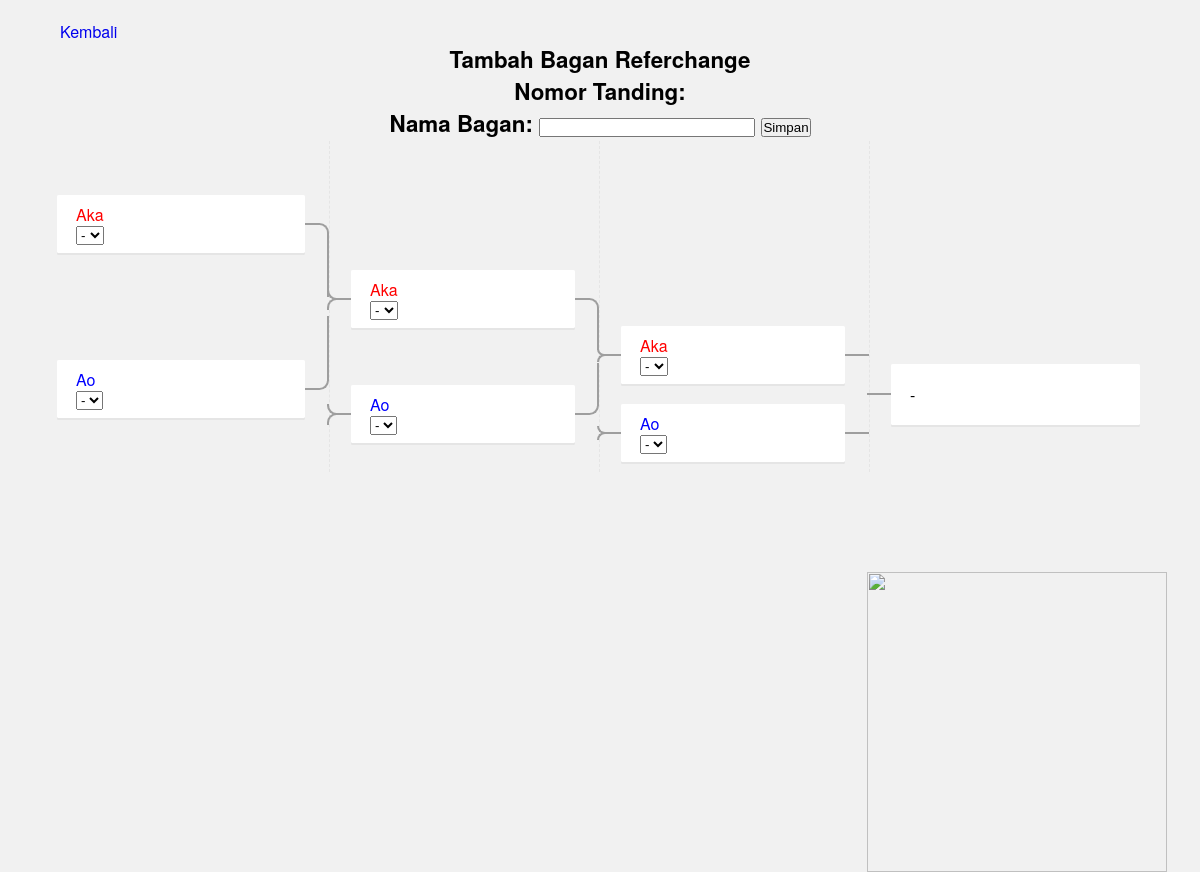
The app's page /admin-dashboard/1/tambah-bagan/1/referchange (signed in), older data.
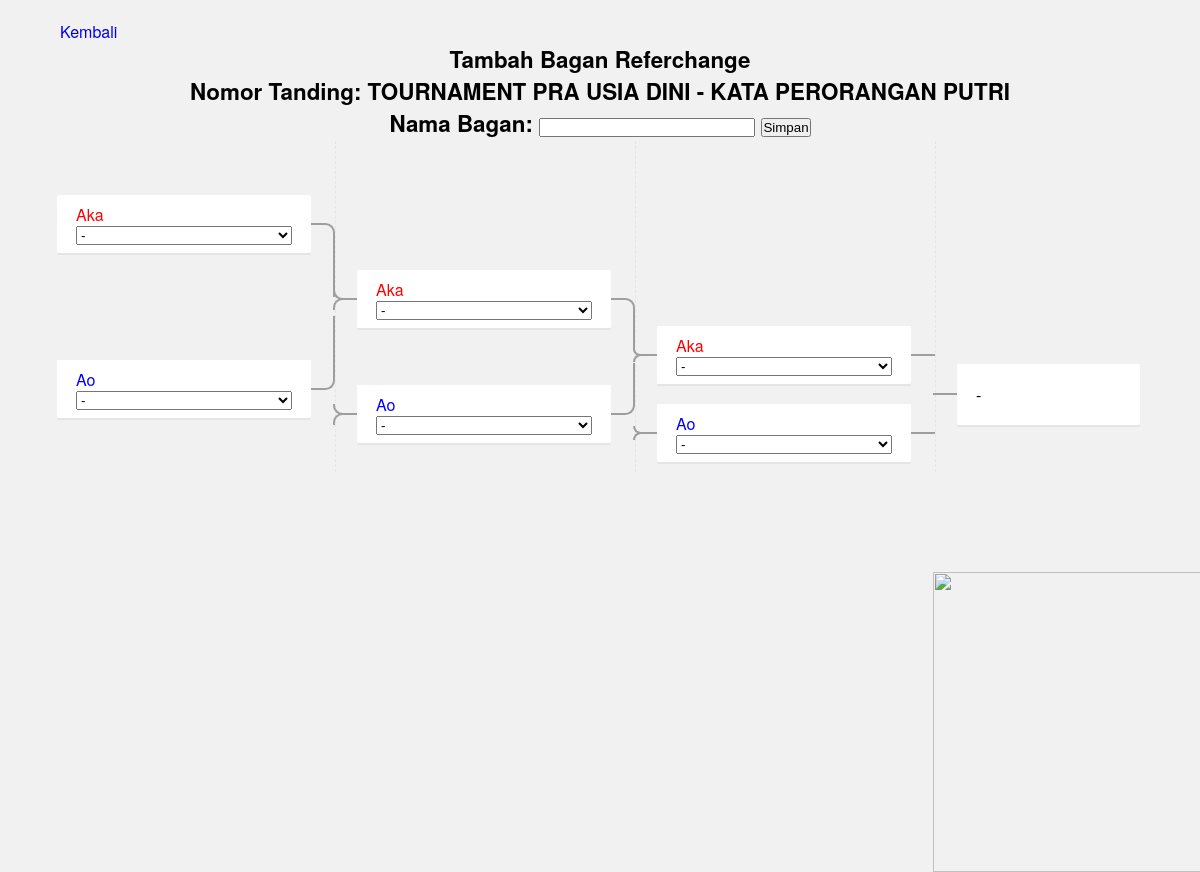
The same page, newer data.
### backend/models.py (models this page shows, shortened)
class NomorTanding(models.Model):
    event = models.ForeignKey(Event, null=True, blank=True, on_delete=models.CASCADE)
    nama_nomor_tanding = models.CharField(max_length=50, null=True, blank=True)

### backend/views.py (the view, shortened to what this page needs)
# urls.py: path('admin-dashboard/<int:event_pk>/tambah-bagan/<int:nomor_tanding_pk>/referchange', tambah_bagan_referchange, name="tambah-bagan-referchange"),
def tambah_bagan_referchange(request, event_pk, nomor_tanding_pk):
    event = Event.objects.get(pk=event_pk)
    admin_tatami = AdminTatami.objects.filter(user=request.user, event=event).first()
    nomor_tanding = NomorTanding.objects.filter(pk=nomor_tanding_pk).first()
    all_atlets = Atlet.objects.filter(nomor_tanding=nomor_tanding)
    round_1 = [1]
    round_2 = [1]
    round_3 = [1]
    context = {
        'on': 'utama',
        'event': event,
        'admin_tatami': admin_tatami,
        'nomor_tanding': nomor_tanding,
        'round_1': round_1,
        'round_2': round_2,
        'round_3': round_3,
        'all_atlets': all_atlets,
    }
    return render(request, 'admin/tambah-bagan-referchange.html', context)

### backend/templates/admin/tambah-bagan-referchange.html (shortened to what the changed rows need)
 {% load static %}
<!DOCTYPE html>
<html lang="en" >
<head>
</head>
<body>
<form method="POST">
<div class="container" id="print-wrapper">
    <h2>
      Tambah Bagan Referchange<br>
      <span style="">
        Nomor Tanding: {{ nomor_tanding.nama_nomor_tanding }}
      </span> <br>
      Nama Bagan: <input type="text" name="nama_bagan" style="width: 20%;">
      <button type="submit" name="submit_type" value="simpan-bagan">
        Simpan
      </button>
    </h2>
</div>
</form>
</body>
</html>

Row changes from the older to the newer data that the page shows:
added NomorTanding: nama_nomor_tanding "TOURNAMENT PRA USIA DINI - KATA PERORANGAN PUTRI"
